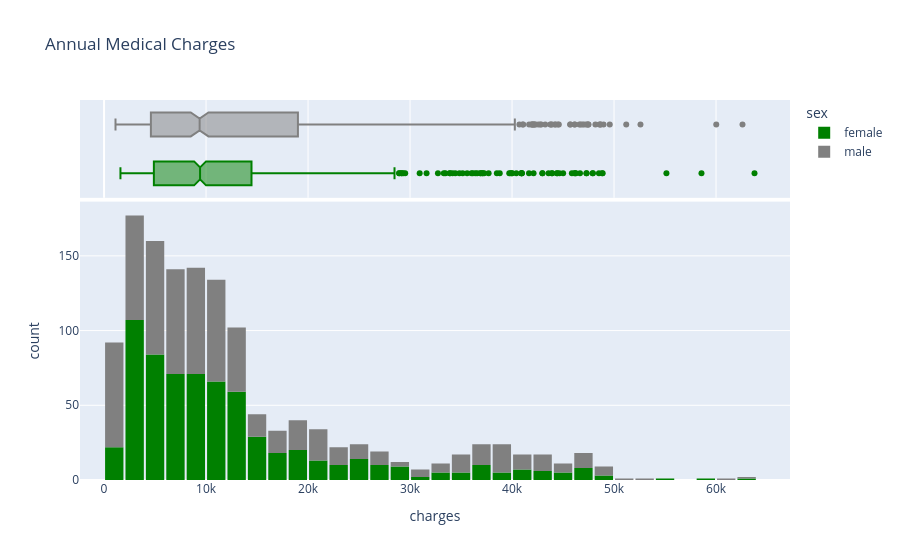

The notebook cell this image was saved under:
### Markdown cell above
We can make the following observations from the above graph:

* For most customers, the annual medical charges are under \\$10,000. Only a small fraction of customer have higher medical expenses, possibly due to accidents, major illnesses and genetic diseases. The distribution follows a "power law"
* There is a significant difference in medical expenses between smokers and non-smokers. While the median for non-smokers is \\$7300, the median for smokers is close to \\$35,000.


> **EXERCISE**: Visualize the distribution of medical charges in connection with other factors like "sex" and "region". What do you observe?

### Code cell
fig = px.histogram(medical_df, 
                   x='charges', 
                   marginal='box', 
                   color='sex', 
                   color_discrete_sequence=['green', 'grey'], 
                   title='Annual Medical Charges')
fig.update_layout(bargap=0.1)
fig.show()

### Figure 1 — Plotly figure (JSON) as saved in the notebook; plotly's stock layout.template omitted (floating-point values rounded to 4 significant figures; data arrays with more than 128 entries replaced by an {"elided": "..."} marker saying what was removed)
{"data": [{"bingroup": "x", "hovertemplate": "sex=female<br>charges=%{x}<br>count=%{y}<extra></extra>", "legendgroup": "female", "marker": {"color": "green", "pattern": {"shape": ""}}, "name": "female", "orientation": "v", "showlegend": true, "type": "histogram", "x": {"elided": "662 float values"}, "xaxis": "x", "yaxis": "y"}, {"hovertemplate": "sex=female<br>charges=%{x}<extra></extra>", "legendgroup": "female", "marker": {"color": "green"}, "name": "female", "notched": true, "showlegend": false, "type": "box", "x": {"elided": "662 float values"}, "xaxis": "x2", "yaxis": "y2"}, {"bingroup": "x", "hovertemplate": "sex=male<br>charges=%{x}<br>count=%{y}<extra></extra>", "legendgroup": "male", "marker": {"color": "grey", "pattern": {"shape": ""}}, "name": "male", "orientation": "v", "showlegend": true, "type": "histogram", "x": {"elided": "676 float values"}, "xaxis": "x", "yaxis": "y"}, {"hovertemplate": "sex=male<br>charges=%{x}<extra></extra>", "legendgroup": "male", "marker": {"color": "grey"}, "name": "male", "notched": true, "showlegend": false, "type": "box", "x": {"elided": "676 float values"}, "xaxis": "x2", "yaxis": "y2"}], "layout": {"bargap": 0.1, "barmode": "relative", "legend": {"title": {"text": "sex"}, "tracegroupgap": 0}, "title": {"text": "Annual Medical Charges"}, "xaxis": {"anchor": "y", "domain": [0, 1], "title": {"text": "charges"}}, "xaxis2": {"anchor": "y2", "domain": [0, 1], "matches": "x", "showgrid": true, "showticklabels": false}, "yaxis": {"anchor": "x", "domain": [0, 0.7326], "title": {"text": "count"}}, "yaxis2": {"anchor": "x2", "domain": [0.7426, 1], "matches": "y2", "showgrid": false, "showline": false, "showticklabels": false, "ticks": ""}}}
